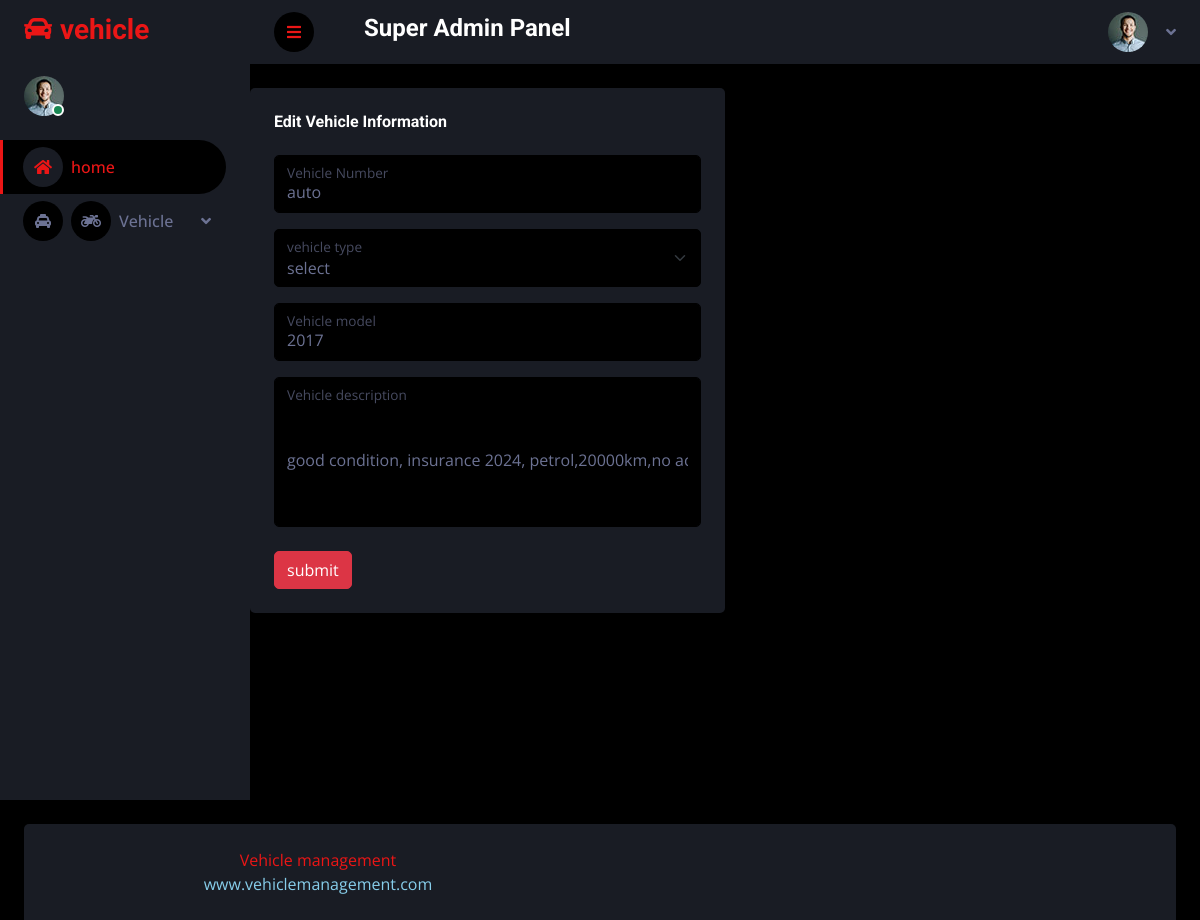
The page /editvehi/2/ on the database as committed earlier.
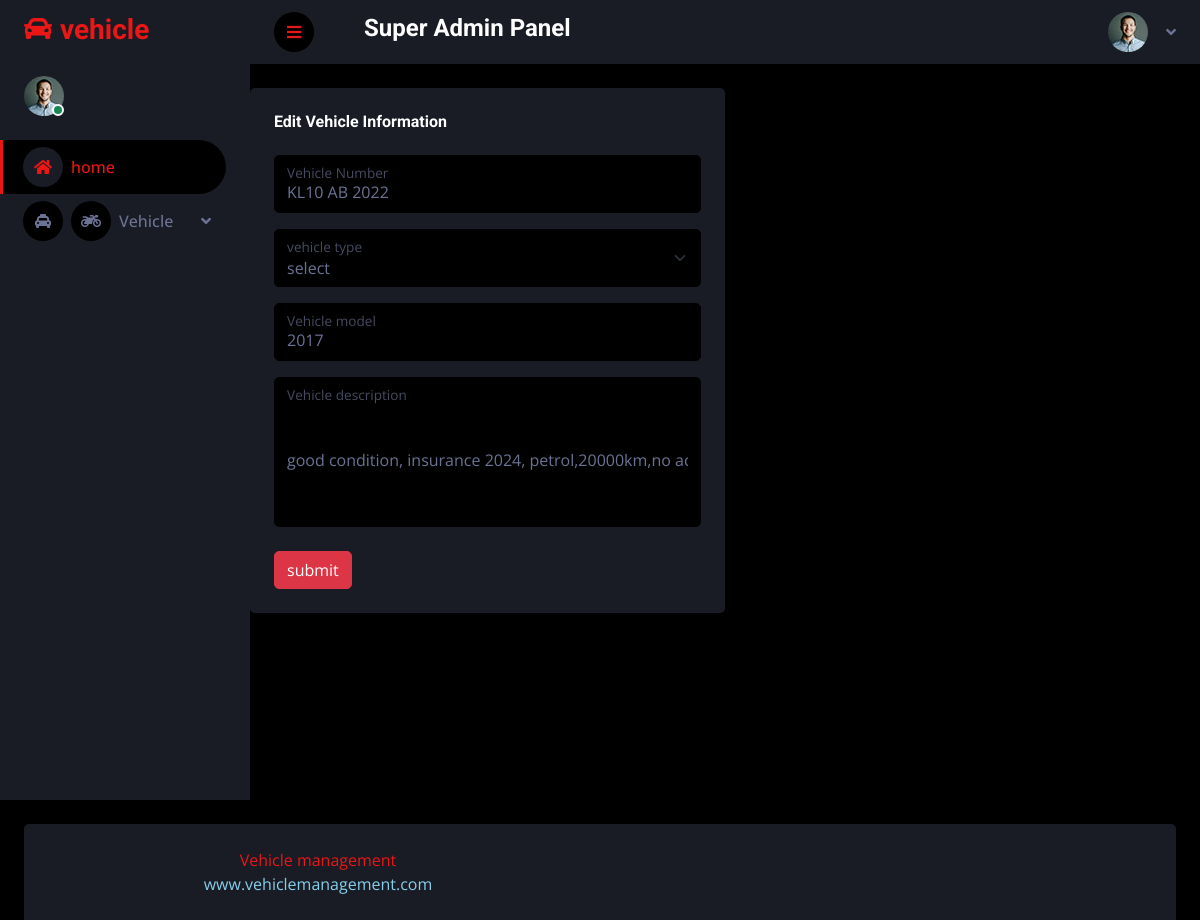
The same page on the database as committed later.
### backapp/models.py (models this page shows)
class vehicledb(models.Model):
    vname=models.CharField(max_length=100,null=True,blank=True)
    vtype=models.CharField(max_length=100,null=True,blank=True)
    vmodel=models.IntegerField(null=True,blank=True)
    vdescription=models.CharField(max_length=100,null=True,blank=True)

### backapp/views.py (the view)
# urls.py: path('editvehi/<int:dataid>/',views.editvehi,name="editvehi"),
def editvehi(req,dataid):
    data=vehicledb.objects.get(id=dataid)
    print(data)
    return render(req,"editvehicle.html",{'data':data})

### backapp/templates/editvehicle.html (shortened to what this page needs)
<!DOCTYPE html>
{% extends 'index.html' %}
{% block content %}
<html lang="en">
<head>
</head>
<body>
    <form method="post" action="{% url 'updatevehicle' dataid=data.id %}" enctype="multipart/form-data">
<div class="col-sm-12 col-xl-6">
                        <div class="bg-secondary rounded h-100 p-4">
                            <h6 class="mb-4">Edit Vehicle Information</h6>
                            <div class="form-floating mb-3">
                                <input type="text" class="form-control" id="floatingInput" placeholder="vehicle name" name="vename" value="{{ data.vname }}">
                                <label for="floatingInput">Vehicle Number</label>
                            </div>
                            <div class="form-floating mb-3" >
                                <select class="form-select" id="floatingSelect" aria-label="Floating label select example" name="vetype" >
                                    <option selected="">select </option>
                                </select>
                                <label for="floatingSelect">vehicle type</label>
                            </div>
                            <div class="form-floating mb-3">
                                <input type="text" class="form-control" id="floatingPassword" placeholder="Vehicle model" name="vemodel" value="{{ data.vmodel }}">
                                <label for="floatingPassword">Vehicle model</label>
                            </div>
                            <div class="form-floating" >
                                <input type="text" class="form-control" placeholder="Leave a description here" id="floatingTextarea" style="height: 150px;" name="vedescription" value="{{ data.vdescription }}" >
                                <label for="floatingTextarea">Vehicle description</label>
                            </div>
                            <br>
                            <button type="submit" class="btn btn-danger">submit</button>
                        </div>
                    </div>
    </form>
</body>
</html>
{% endblock %}

Rows that differ between the two databases and show on the page:
changed vehicledb: vename "auto" → "KL10 AB 2022"
